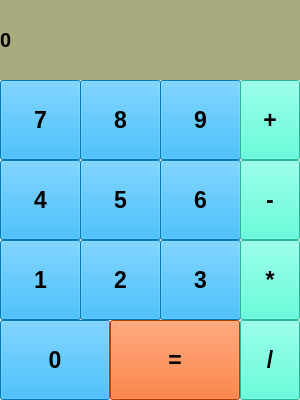
<?xml version="1.0" encoding="UTF-8"?>
<ui version="4.0">
 <class>MainWindow</class>
 <widget class="QMainWindow" name="MainWindow">
  <property name="geometry">
   <rect>
    <x>0</x>
    <y>0</y>
    <width>300</width>
    <height>400</height>
   </rect>
  </property>
  <property name="windowTitle">
   <string>Калькулятор</string>
  </property>
  <widget class="QWidget" name="centralwidget">
   <widget class="QLabel" name="label_result">
    <property name="geometry">
     <rect>
      <x>0</x>
      <y>0</y>
      <width>300</width>
      <height>80</height>
     </rect>
    </property>
    <property name="font">
     <font>
      <pointsize>15</pointsize>
      <weight>75</weight>
      <bold>true</bold>
     </font>
    </property>
    <property name="styleSheet">
     <string notr="true">background-color: rgb(170, 170, 127);</string>
    </property>
    <property name="text">
     <string>0</string>
    </property>
    <property name="margin">
     <number>10</number>
    </property>
   </widget>
   <widget class="QPushButton" name="btn_0">
    <property name="geometry">
     <rect>
      <x>0</x>
      <y>320</y>
      <width>110</width>
      <height>80</height>
     </rect>
    </property>
    <property name="font">
     <font>
      <pointsize>17</pointsize>
      <weight>75</weight>
      <bold>true</bold>
     </font>
    </property>
    <property name="styleSheet">
     <string notr="true">background-color: rgb(0, 170, 255);
border-color: rgb(0, 0, 0);</string>
    </property>
    <property name="text">
     <string>0</string>
    </property>
   </widget>
   <widget class="QPushButton" name="btn_equal">
    <property name="geometry">
     <rect>
      <x>110</x>
      <y>320</y>
      <width>130</width>
      <height>80</height>
     </rect>
    </property>
    <property name="font">
     <font>
      <pointsize>17</pointsize>
      <weight>75</weight>
      <bold>true</bold>
     </font>
    </property>
    <property name="styleSheet">
     <string notr="true">background-color: rgb(255, 85, 0);</string>
    </property>
    <property name="text">
     <string>=</string>
    </property>
   </widget>
   <widget class="QPushButton" name="btn_1">
    <property name="geometry">
     <rect>
      <x>0</x>
      <y>240</y>
      <width>81</width>
      <height>80</height>
     </rect>
    </property>
    <property name="font">
     <font>
      <pointsize>17</pointsize>
      <weight>75</weight>
      <bold>true</bold>
     </font>
    </property>
    <property name="styleSheet">
     <string notr="true">background-color: rgb(0, 170, 255);
border-color: rgb(0, 0, 0);</string>
    </property>
    <property name="text">
     <string>1</string>
    </property>
   </widget>
   <widget class="QPushButton" name="btn_2">
    <property name="geometry">
     <rect>
      <x>80</x>
      <y>240</y>
      <width>81</width>
      <height>80</height>
     </rect>
    </property>
    <property name="font">
     <font>
      <pointsize>17</pointsize>
      <weight>75</weight>
      <bold>true</bold>
     </font>
    </property>
    <property name="styleSheet">
     <string notr="true">background-color: rgb(0, 170, 255);</string>
    </property>
    <property name="text">
     <string>2</string>
    </property>
   </widget>
   <widget class="QPushButton" name="btn_3">
    <property name="geometry">
     <rect>
      <x>160</x>
      <y>240</y>
      <width>81</width>
      <height>80</height>
     </rect>
    </property>
    <property name="font">
     <font>
      <pointsize>17</pointsize>
      <weight>75</weight>
      <bold>true</bold>
     </font>
    </property>
    <property name="styleSheet">
     <string notr="true">background-color: rgb(0, 170, 255);</string>
    </property>
    <property name="text">
     <string>3</string>
    </property>
   </widget>
   <widget class="QPushButton" name="btn_4">
    <property name="geometry">
     <rect>
      <x>0</x>
      <y>160</y>
      <width>81</width>
      <height>80</height>
     </rect>
    </property>
    <property name="font">
     <font>
      <pointsize>17</pointsize>
      <weight>75</weight>
      <bold>true</bold>
     </font>
    </property>
    <property name="styleSheet">
     <string notr="true">background-color: rgb(0, 170, 255);
border-color: rgb(0, 0, 0);</string>
    </property>
    <property name="text">
     <string>4</string>
    </property>
   </widget>
   <widget class="QPushButton" name="btn_5">
    <property name="geometry">
     <rect>
      <x>80</x>
      <y>160</y>
      <width>81</width>
      <height>80</height>
     </rect>
    </property>
    <property name="font">
     <font>
      <pointsize>17</pointsize>
      <weight>75</weight>
      <bold>true</bold>
     </font>
    </property>
    <property name="styleSheet">
     <string notr="true">background-color: rgb(0, 170, 255);
border-color: rgb(0, 0, 0);</string>
    </property>
    <property name="text">
     <string>5</string>
    </property>
   </widget>
   <widget class="QPushButton" name="btn_6">
    <property name="geometry">
     <rect>
      <x>160</x>
      <y>160</y>
      <width>81</width>
      <height>80</height>
     </rect>
    </property>
    <property name="font">
     <font>
      <pointsize>17</pointsize>
      <weight>75</weight>
      <bold>true</bold>
     </font>
    </property>
    <property name="styleSheet">
     <string notr="true">background-color: rgb(0, 170, 255);
border-color: rgb(0, 0, 0);</string>
    </property>
    <property name="text">
     <string>6</string>
    </property>
   </widget>
   <widget class="QPushButton" name="btn_7">
    <property name="geometry">
     <rect>
      <x>0</x>
      <y>80</y>
      <width>81</width>
      <height>80</height>
     </rect>
    </property>
    <property name="font">
     <font>
      <pointsize>17</pointsize>
      <weight>75</weight>
      <bold>true</bold>
     </font>
    </property>
    <property name="styleSheet">
     <string notr="true">background-color: rgb(0, 170, 255);
border-color: rgb(0, 0, 0);</string>
    </property>
    <property name="text">
     <string>7</string>
    </property>
   </widget>
   <widget class="QPushButton" name="btn_8">
    <property name="geometry">
     <rect>
      <x>80</x>
      <y>80</y>
      <width>81</width>
      <height>80</height>
     </rect>
    </property>
    <property name="font">
     <font>
      <pointsize>17</pointsize>
      <weight>75</weight>
      <bold>true</bold>
     </font>
    </property>
    <property name="styleSheet">
     <string notr="true">background-color: rgb(0, 170, 255);
border-color: rgb(0, 0, 0);</string>
    </property>
    <property name="text">
     <string>8</string>
    </property>
   </widget>
   <widget class="QPushButton" name="btn_9">
    <property name="geometry">
     <rect>
      <x>160</x>
      <y>80</y>
      <width>81</width>
      <height>80</height>
     </rect>
    </property>
    <property name="font">
     <font>
      <pointsize>17</pointsize>
      <weight>75</weight>
      <bold>true</bold>
     </font>
    </property>
    <property name="styleSheet">
     <string notr="true">background-color: rgb(0, 170, 255);
border-color: rgb(0, 0, 0);</string>
    </property>
    <property name="text">
     <string>9</string>
    </property>
   </widget>
   <widget class="QPushButton" name="btn_sum">
    <property name="geometry">
     <rect>
      <x>240</x>
      <y>80</y>
      <width>60</width>
      <height>80</height>
     </rect>
    </property>
    <property name="font">
     <font>
      <pointsize>17</pointsize>
      <weight>75</weight>
      <bold>true</bold>
     </font>
    </property>
    <property name="styleSheet">
     <string notr="true">background-color: rgb(0, 170, 255);
background-color: rgb(56, 255, 212);
border-color: rgb(0, 0, 0);</string>
    </property>
    <property name="text">
     <string>+</string>
    </property>
   </widget>
   <widget class="QPushButton" name="btn_min">
    <property name="geometry">
     <rect>
      <x>240</x>
      <y>160</y>
      <width>60</width>
      <height>80</height>
     </rect>
    </property>
    <property name="font">
     <font>
      <pointsize>17</pointsize>
      <weight>75</weight>
      <bold>true</bold>
     </font>
    </property>
    <property name="styleSheet">
     <string notr="true">background-color: rgb(0, 170, 255);
background-color: rgb(56, 255, 212);
border-color: rgb(0, 0, 0);</string>
    </property>
    <property name="text">
     <string>-</string>
    </property>
   </widget>
   <widget class="QPushButton" name="btn_mul">
    <property name="geometry">
     <rect>
      <x>240</x>
      <y>240</y>
      <width>60</width>
      <height>80</height>
     </rect>
    </property>
    <property name="font">
     <font>
      <pointsize>17</pointsize>
      <weight>75</weight>
      <bold>true</bold>
     </font>
    </property>
    <property name="styleSheet">
     <string notr="true">background-color: rgb(56, 255, 212);
border-color: rgb(56, 255, 212);
border-color: rgb(0, 0, 0);</string>
    </property>
    <property name="text">
     <string>*</string>
    </property>
   </widget>
   <widget class="QPushButton" name="btn_sha">
    <property name="geometry">
     <rect>
      <x>240</x>
      <y>320</y>
      <width>60</width>
      <height>80</height>
     </rect>
    </property>
    <property name="font">
     <font>
      <pointsize>17</pointsize>
      <weight>75</weight>
      <bold>true</bold>
     </font>
    </property>
    <property name="styleSheet">
     <string notr="true">background-color: rgb(0, 170, 255);
background-color: rgb(56, 255, 212);
border-color: rgb(0, 0, 0);</string>
    </property>
    <property name="text">
     <string>/</string>
    </property>
   </widget>
  </widget>
 </widget>
 <resources/>
 <connections/>
</ui>
